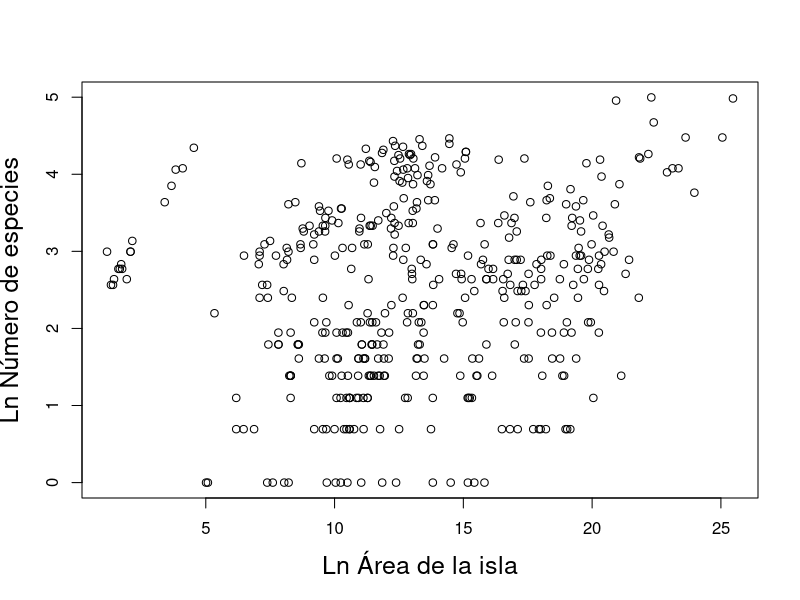

The R source for this figure:
## Solucion 1
islas.raw <- read.csv("islas.csv")
islas.nombres <- names(islas.raw)
islas.nombres <- gsub("_", ".", tolower(islas.nombres), fixed = TRUE)
islas <- islas.raw
names(islas) <- islas.nombres
## Solucion 2
archipielagos.raw <- read.csv("archipielagos.csv")
archipielagos.nombres <- names(archipielagos.raw)
archipielagos.nombres <- gsub("_", ".", tolower(archipielagos.nombres), fixed = TRUE)
archipielagos <- archipielagos.raw
names(archipielagos) <- archipielagos.nombres
## Solucion 3
islas$island.area.log<- log(islas$island.area)
islas$species.richness.log <- log(islas$species.richness)
## Solucion 4
islas$sar.type <- factor(islas$sar.type)
islas$island.type <- factor(islas$island.type, levels = c("Oceanic", "Continental", "Habitat-Patches"))
archipielagos$sar.type <- factor(archipielagos$sar.type)
archipielagos$ecoregion <- factor(archipielagos$ecoregion)
archipielagos$island.type <- factor(archipielagos$island.type,
                                    levels = c("Oceanic", "Continental", "Mainland Island"),
                                    labels = c("Oceanic", "Continental", "Habitat-Patches"))
## Solucion 5
islas.mean.area.log <- aggregate( island.area.log ~ island.type + biogeo.realm, FUN = mean, data = islas )
## Numero de ilhas por study site
islas.N <- as.data.frame(table(islas$study.id))
## manipulacao de nomes
names(islas.N) <- c("study.id", "n.muestra")
## Coercao
islas.N$study.id <- as.character(islas.N$study.id)
## Solución 6 #
islas.N.6 <- islas.N$n.muestra > 6
## nombres de los arch
islas.ids <- islas.N$study.id[islas.N.6]
##
islas.test <- islas$study.id %in% islas.ids
## Selección por indexación de las islas de los archipielagos con N>6
islas.sel <- islas[islas.test, ]
## Lo mismo para los archipielagos
archipielagos.test <- archipielagos$study.id %in% islas.ids
archipielagos.sel <- archipielagos[archipielagos.test,]
## Solucion 7 ##
plot(species.richness.log ~ island.area.log,
     data = islas.sel,
     cex.lab = 1.5,
     xlab = "Ln Área de la isla",
     ylab = "Ln Número de especies")
